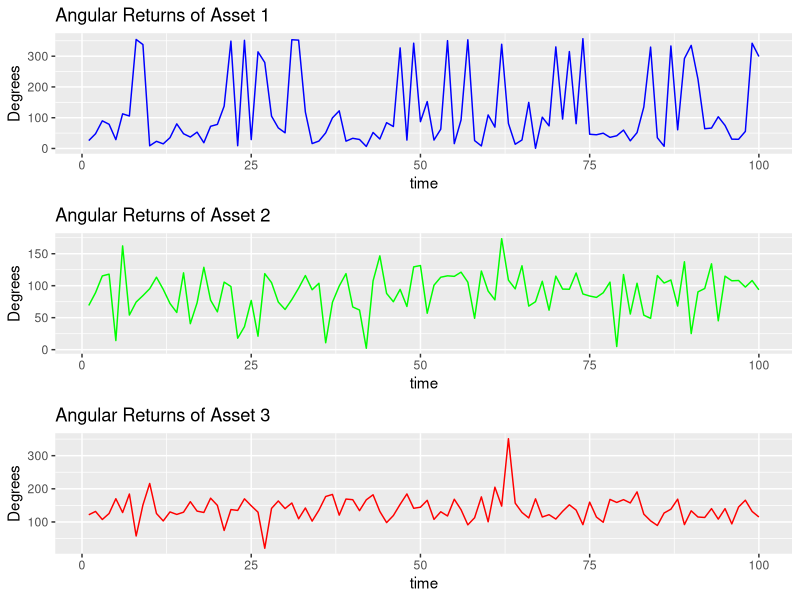
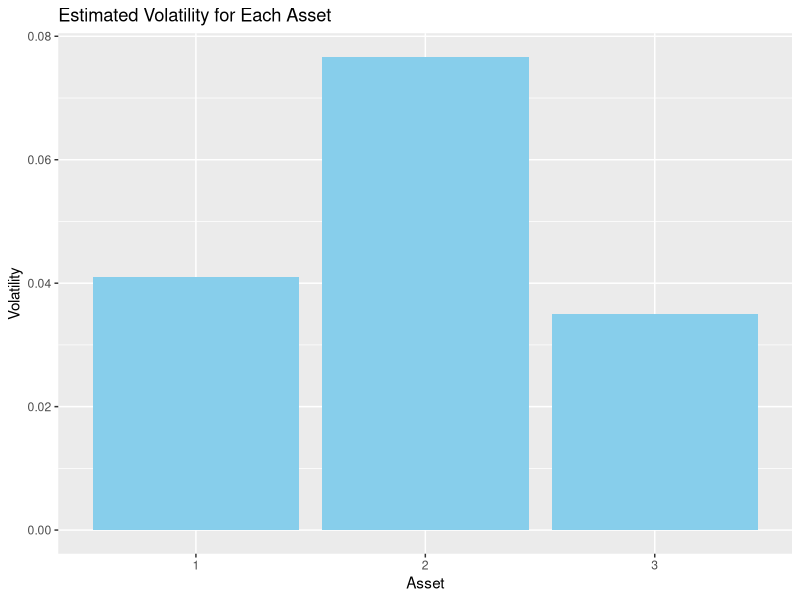
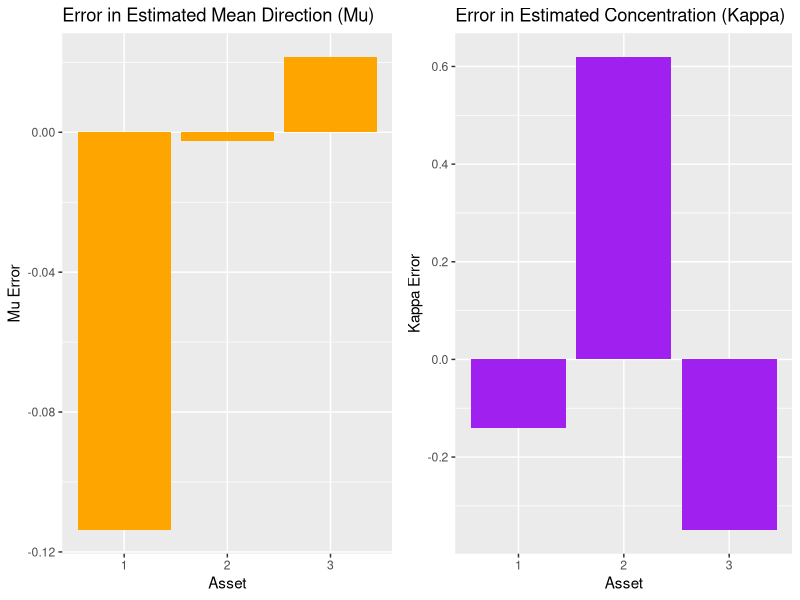

Write the R code that produced these figures, in order. (Note: this script raises an error after producing the figures.)
#install.packages(c("circular", "ggplot2", "gridExtra"))
# Create a directory for saving all outputs
output_dir <- "circular_volatility_outputs"
if (!dir.exists(output_dir)) {
  dir.create(output_dir)
}

###########################################
library(circular)

# Set seed for reproducibility
set.seed(123)

# Number of time periods and assets
T <- 100
N <- 3

# Simulate angular returns from von Mises distribution for three assets
mu <- c(pi/4, pi/2, 3*pi/4)  # mean directions
kappa <- c(2, 3, 4)          # concentration parameters
# True values of parameters used in the simulation
true_mu <- c(pi/4, pi/2, 3*pi/4)  # True mean directions
true_kappa <- c(2, 3, 4)          # True concentration parameters


# Generate angular returns for each asset
theta <- matrix(0, nrow = T, ncol = N)
for (i in 1:N) {
  theta[, i] <- rvonmises(T, mu[i], kappa[i])
}

# Convert angles to circular format for plotting
theta_circ <- as.circular(theta)

###########################################

# Function to estimate MLE for von Mises parameters
estimate_vm_params <- function(theta) {
  n <- length(theta)
  C <- mean(cos(theta))
  S <- mean(sin(theta))
  Rbar <- sqrt(C^2 + S^2)
  mu_hat <- atan2(S, C)  # Estimated mean direction
  kappa_hat <- ifelse(Rbar < 0.53, 2 * Rbar + Rbar^3 + 5 * Rbar^5 / 6, 
                      ifelse(Rbar < 0.85, -0.4 + 1.39 * Rbar + 0.43 / (1 - Rbar), 
                             1 / (3 * Rbar - 4 * Rbar^2 + Rbar^3)))  # Estimation of kappa
  
  return(list(mu = mu_hat, kappa = kappa_hat))
}

# Estimate parameters for each asset
vm_params <- apply(theta, 2, estimate_vm_params)
vm_params

# Print the estimated parameters
for (i in 1:N) {
  cat(sprintf("Asset %d - Mean direction (mu): %.4f, Concentration (kappa): %.4f\n", i, vm_params[[i]]$mu, vm_params[[i]]$kappa))
}


#######################################

# Define CVM model with angular cross-correlation
cvm_model <- function(theta, sigma2_prev, alpha0, alpha1, beta1) {
  N <- ncol(theta)
  sigma2 <- rep(0, N)
  
  for (i in 1:N) {
    angular_sum <- 0
    for (j in 1:N) {
      if (i != j) {
        angular_sum <- angular_sum + cos(theta[, i] - theta[, j])
      }
    }
    sigma2[i] <- alpha0 + alpha1 * angular_sum + beta1 * sigma2_prev[i]
  }
  
  return(sigma2)
}

# Initialize previous volatility values (can be zero or some baseline)
sigma2_prev <- rep(0, N)

# Define parameters for the CVM
alpha0 <- 0.01
alpha1 <- 0.05
beta1 <- 0.9

# Compute volatility for each asset using the CVM model
sigma2_est <- cvm_model(theta, sigma2_prev, alpha0, alpha1, beta1)
sigma2_est


##############################

# Rayleigh test for uniformity (Goodness-of-fit test for circular data)
library(circular)

for (i in 1:N) {
  test_result <- rayleigh.test(theta[, i])
  print(test_result)
  cat(sprintf("Goodness-of-fit Rayleigh test for Asset %d: p-value = %.4f\n", i, test_result$p.value))
}

#############################################

library(ggplot2)
library(gridExtra)

# Convert angular returns to degrees for better visualization
theta_deg <- theta * 180 / pi
theta_df <- data.frame(time = 1:T, Asset1 = theta_deg[, 1], Asset2 = theta_deg[, 2], Asset3 = theta_deg[, 3])

# Plot angular returns for each asset
p1 <- ggplot(theta_df, aes(x = time)) +
  geom_line(aes(y = Asset1), color = "blue") + labs(title = "Angular Returns of Asset 1", y = "Degrees")
p2 <- ggplot(theta_df, aes(x = time)) +
  geom_line(aes(y = Asset2), color = "green") + labs(title = "Angular Returns of Asset 2", y = "Degrees")
p3 <- ggplot(theta_df, aes(x = time)) +
  geom_line(aes(y = Asset3), color = "red") + labs(title = "Angular Returns of Asset 3", y = "Degrees")

# Save and print the plots
png(filename = file.path(output_dir, "angular_returns.png"), width = 1000, height = 800)
grid.arrange(p1, p2, p3, ncol = 1)
dev.off()

####################################################

vol_df <- data.frame(Asset = 1:N, Volatility = sigma2_est)

# Plot the estimated volatilities
vol_plot <- ggplot(vol_df, aes(x = factor(Asset), y = Volatility)) +
  geom_bar(stat = "identity", fill = "skyblue") +
  labs(title = "Estimated Volatility for Each Asset", x = "Asset", y = "Volatility")

# Save and print the volatility plot
png(filename = file.path(output_dir, "volatility_estimates.png"))
print(vol_plot)
dev.off()

####################################################

# Save estimated parameters to a CSV
param_df <- data.frame(Asset = 1:N,
                       MeanDirection = sapply(vm_params, function(x) x$mu),
                       Concentration = sapply(vm_params, function(x) x$kappa))
write.csv(param_df, file = file.path(output_dir, "estimated_parameters.csv"), row.names = FALSE)

# Save estimated volatilities to a CSV
write.csv(vol_df, file = file.path(output_dir, "volatility_estimates.csv"), row.names = FALSE)

##################################################


#######################################################


# Error between estimated and true parameters
mu_error <- sapply(vm_params, function(x) x$mu) - true_mu
kappa_error <- sapply(vm_params, function(x) x$kappa) - true_kappa

# Create a dataframe for parameter error
error_df <- data.frame(Asset = 1:N,
                       Mu_Error = mu_error,
                       Kappa_Error = kappa_error)

# Plot the estimation errors for Mu and Kappa
library(ggplot2)

mu_error_plot <- ggplot(error_df, aes(x = factor(Asset), y = Mu_Error)) +
  geom_bar(stat = "identity", fill = "orange") +
  labs(title = "Error in Estimated Mean Direction (Mu)", x = "Asset", y = "Mu Error")

kappa_error_plot <- ggplot(error_df, aes(x = factor(Asset), y = Kappa_Error)) +
  geom_bar(stat = "identity", fill = "purple") +
  labs(title = "Error in Estimated Concentration (Kappa)", x = "Asset", y = "Kappa Error")

# Save and display the plots
png(filename = file.path(output_dir, "parameter_estimation_error.png"), width = 1000, height = 600)
grid.arrange(mu_error_plot, kappa_error_plot, ncol = 2)
dev.off()


##################

# Simulate true volatilities for comparison (e.g., from GARCH(1,1) model)
true_sigma2 <- matrix(0.02, nrow = T, ncol = N)
for (t in 2:T) {
  true_sigma2[t, ] <- alpha0 + alpha1 * apply(cos(theta[t, ] - theta[t - 1, ]), 2, sum) + beta1 * true_sigma2[t - 1, ]
}

# Predicted vs Actual Volatility Plot
predicted_vs_actual_df <- data.frame(Time = 1:T,
                                     Predicted_Asset1 = sigma2_est[1],
                                     Predicted_Asset2 = sigma2_est[2],
                                     Predicted_Asset3 = sigma2_est[3],
                                     Actual_Asset1 = true_sigma2[, 1],
                                     Actual_Asset2 = true_sigma2[, 2],
                                     Actual_Asset3 = true_sigma2[, 3])

# Plot predicted vs actual volatility for each asset
p1_vol <- ggplot(predicted_vs_actual_df, aes(x = Time)) +
  geom_line(aes(y = Actual_Asset1), color = "red", linetype = "dashed") +
  geom_line(aes(y = Predicted_Asset1), color = "blue") +
  labs(title = "Predicted vs Actual Volatility (Asset 1)", y = "Volatility")

p2_vol <- ggplot(predicted_vs_actual_df, aes(x = Time)) +
  geom_line(aes(y = Actual_Asset2), color = "red", linetype = "dashed") +
  geom_line(aes(y = Predicted_Asset2), color = "blue") +
  labs(title = "Predicted vs Actual Volatility (Asset 2)", y = "Volatility")

p3_vol <- ggplot(predicted_vs_actual_df, aes(x = Time)) +
  geom_line(aes(y = Actual_Asset3), color = "red", linetype = "dashed") +
  geom_line(aes(y = Predicted_Asset3), color = "blue") +
  labs(title = "Predicted vs Actual Volatility (Asset 3)", y = "Volatility")

# Save and display the predicted vs actual volatility plots
png(filename = file.path(output_dir, "predicted_vs_actual_volatility.png"), width = 1000, height = 800)
grid.arrange(p1_vol, p2_vol, p3_vol, ncol = 1)
dev.off()


#######################
# Circular histograms (rose plots) for angular returns
library(circular)

# Create circular histograms for each asset
png(filename = file.path(output_dir, "circular_histograms.png"), width = 1000, height = 600)
par(mfrow = c(1, 3))  # Set up a 1x3 layout for the rose plots

rose.diag(as.circular(theta[, 1]), bins = 18, col = "blue", main = "Circular Histogram (Asset 1)")
rose.diag(as.circular(theta[, 2]), bins = 18, col = "green", main = "Circular Histogram (Asset 2)")
rose.diag(as.circular(theta[, 3]), bins = 18, col = "red", main = "Circular Histogram (Asset 3)")

dev.off()


# Goodness-of-fit results table
gof_results <- data.frame(Asset = 1:N,
                          P_value = sapply(1:N, function(i) rayleigh.test(theta[, i])$p.value))

# Print and save the goodness-of-fit results
write.csv(gof_results, file = file.path(output_dir, "goodness_of_fit_results.csv"), row.names = FALSE)
gof_results
